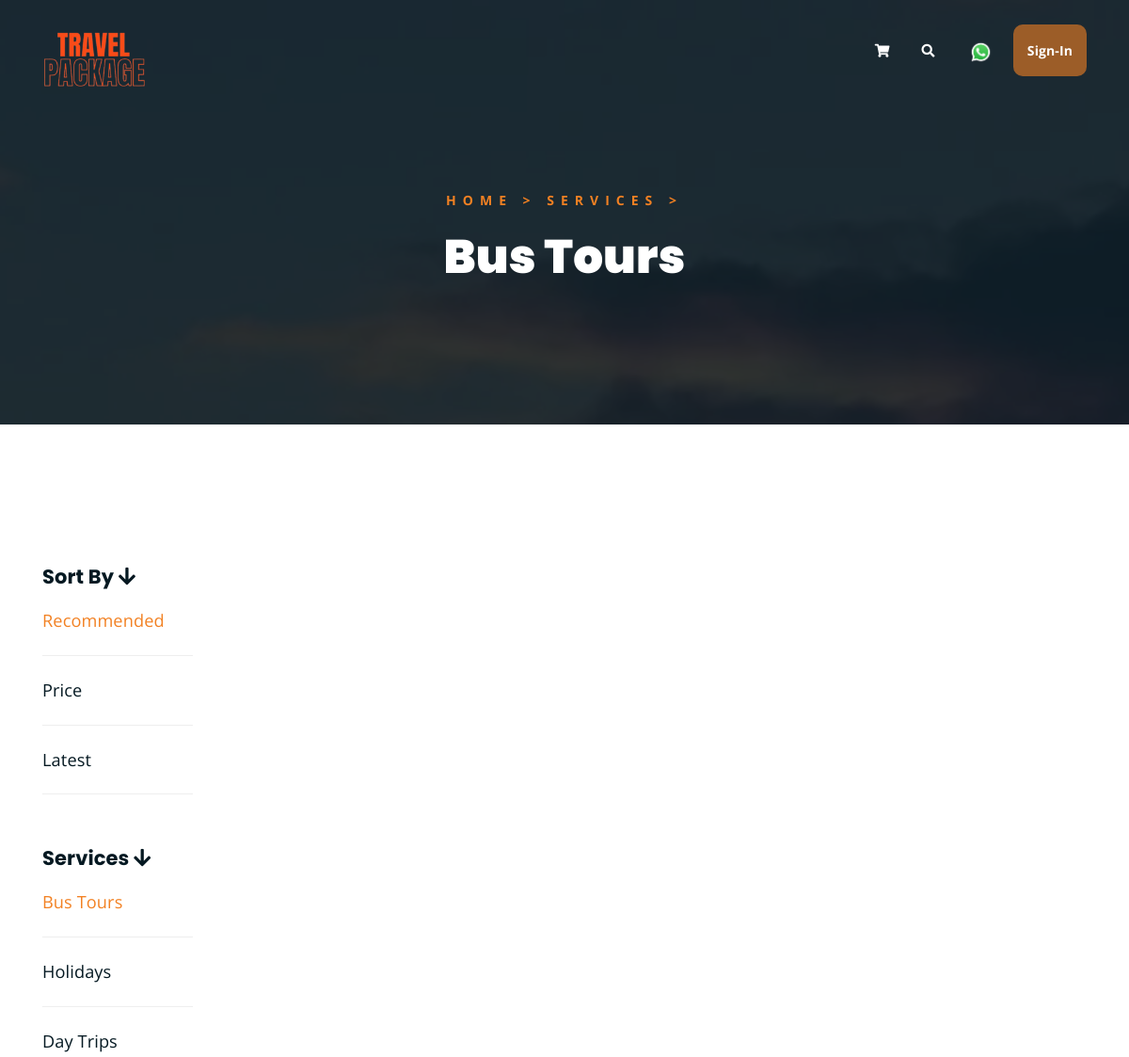
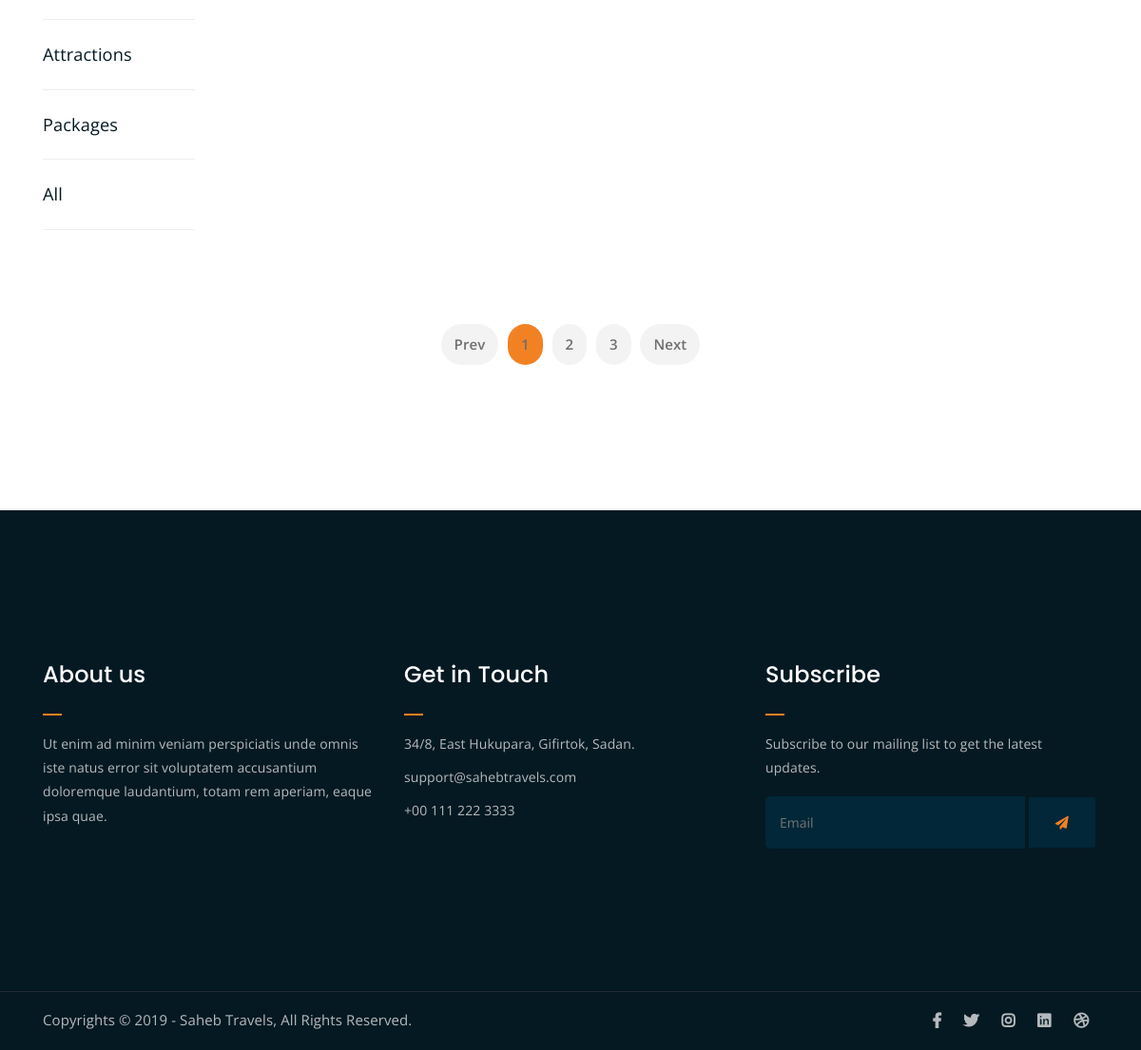
The page /show-service/1/ on the database its author committed (2 pictures, top to bottom).
### booking/models.py (models this page shows, shortened)
class Services(models.Model):
    sid = models.AutoField(auto_created=True, serialize=True, primary_key=True)
    service_name = models.CharField(max_length=250)

### booking/views.py (the view)
# urls.py: path('show-service/<int:sid>/', views.services_show, name='services'),
def services_show(request, sid):
    services = Services.objects.all()
    s = Services.objects.get(sid=sid)
    user = get_active()
    if s.service_name == 'All':
        return HttpResponseRedirect('/allServices/')
    else:
        products = Product.objects.filter(sid=s)
        prod_list = []
        for product in products:
            img = ProductImage.objects.filter(product=product)[:1]
            prod_list.append([product, img])
        context = {
            'services': services,
            's': s,
            'products': prod_list,
            'msg': '',
            'user': user
            }
        return render(request, 'service.html', context=context)

### booking/views.py (called while the page is built)
def get_active():
    try:
        user = User.objects.get(logged_in=True)
        return user
    except User.DoesNotExist:
        return None
    except User.MultipleObjectsReturned:
        users = User.objects.filter(logged_in=True)
        for u in users:
            u.logged_in = False
            u.save()
        return None

### booking/templates/service.html (shortened to what this page needs)
{% extends 'base.html' %}
{% block hero %}
	<div class="breadcrumb-section breadcrumb-bg">
		<div class="container">
			<div class="row">
				<div class="col-lg-8 offset-lg-2 text-center">
					<div class="breadcrumb-text">
						<p><a href="/" class="orange-text">Home</a>&nbsp;>&nbsp;<a href="/allServices/" class="orange-text">Services</a>&nbsp;></p>
						<h1>{{s.service_name}}</h1>
					</div>
				</div>
			</div>
		</div>
	</div>
{% endblock %}
{% block body %}
{% load static %}
	<div class="product-section mt-150 mb-150">
		<div class="container">
			<div class="row">
				<div class="col-md-2 side-menu">
					<div class="menu">
						<h4>Sort By <i class="fa fa-arrow-down"></i></h4>
						<a href="#" class="active"><p>Recommended</p></a><hr>
						<a href="#"><p>Price</p></a><hr>
						<a href="#"><p>Latest</p></a><hr>
					</div>
					<div class="menu">
						<h4>Services <i class="fa fa-arrow-down"></i></h4>
						{% for service in services %}
							{% if service.service_name == s.service_name %}
							<a href="#" class="active"><p>{{service.service_name}}</p></a><hr>
							{% else %}
							<form action="take/" method="get">
								<button type="submit"><p>{{service.service_name}}</p></button><hr>
							</form>
							{% endif %}
						{% endfor %}
					</div>
				</div>
				<div class="col-md-10">
				</div>
			</div>
			<div class="row">
				<div class="col-lg-12 text-center">
					<div class="pagination-wrap">
						<ul>
							<li><a href="#">Prev</a></li>
							<li><a class="active" href="#">1</a></li>
							<li><a href="#">2</a></li>
							<li><a href="#">3</a></li>
							<li><a href="#">Next</a></li>
						</ul>
					</div>
				</div>
			</div>
		</div>
	</div>
{% endblock %}

### booking/static/assets/css/main.css (style rules this page uses)
html { font-size: 14px; font-weight: 400; line-height: 28px; height: 100%; }
body { font-family: "Open Sans", sans-serif; font-weight: 400; font-size: 1rem; letter-spacing: 0.1px; line-height: 1.8; color: #051922; overflow-x: hidden; }
a { cursor: pointer; text-decoration: none; -webkit-transition: all 0.2s ease-in-out; -o-transition: all 0.2s ease-in-out; transition: all 0.2s ease-in-out; }
h1, .h1, h2, .h2, h3, .h3, h4, .h4, h5, .h5, h6, .h6 { font-family: "Poppins", sans-serif; font-weight: 700; margin: 0 0 1.25rem 0; color: #051922; }
h1:last-child, .h1:last-child, h2:last-child, .h2:last-child, h3:last-child, .h3:last-child, h4:last-child, .h4:last-child, h5:last-child, .h5:last-child, h6:last-child, .h6:last-child { margin: 0; }
h1, .h1 { font-size: 4rem; font-weight: 700; line-height: 4rem; }
h4, .h4 { font-size: 1.5rem; font-weight: 700; line-height: 1.75rem; }
p { font-family: "Open Sans", sans-serif; font-weight: 400; font-size: 1rem; letter-spacing: 0.1px; line-height: 1.8; color: #051922; margin: 0 0 1.25rem 0; }
p:last-child { margin: 0; }
.mt-150 { margin-top: 150px; }
.mb-150 { margin-bottom: 150px; }
.orange-text { color: #F28123; }
.breadcrumb-bg { background-image: url(../img/h_bg.jpg); }
.breadcrumb-text p { color: #F28123; font-weight: 700; text-transform: uppercase; letter-spacing: 7px; }
.breadcrumb-text h1 { font-size: 50px; font-weight: 900; color: #fff; margin: 0; margin-top: 20px; }
.breadcrumb-section { padding: 150px 0; background-size: cover; background-position: center center; position: relative; z-index: 1; background-attachment: fixed; padding-top: 200px; }
.breadcrumb-section:after { position: absolute; left: 0; top: 0; width: 100%; height: 100%; content: ""; background-color: #07212e; z-index: -1; opacity: 0.8; }
.pagination-wrap ul li a { -webkit-transition: 0.3s; -o-transition: 0.3s; transition: 0.3s; }
html, body { height: 100%; }
.pagination-wrap { margin-top: 40px; }
.pagination-wrap ul { margin: 0; padding: 0; list-style: none; }
.pagination-wrap ul li { display: inline-block; }
.pagination-wrap ul li a { color: #6f6f6f; font-size: 15px; background-color: #f3f3f3; display: inline-block; padding: 8px 14px; border-radius: 5px; margin: 3px; font-weight: 600; border-radius: 50px; }
.pagination-wrap ul li a.active { background-color: #F28123; }

### booking/templates/service.html (style rules this page uses)
.side-menu p { font-size: 1.3rem; }
.side-menu .active p { color: #F28123; }
.menu { margin-bottom: 4rem; }
.side-menu button { text-align: left; padding: 0; margin: 0; border: none; background-color: transparent; }

### rows shown on the page
Services: service_name "Bus Tours"
Services: service_name "Holidays"
Services: service_name "Day Trips"
Services: service_name "Attractions"
Services: service_name "Packages"
Services: service_name "All"
